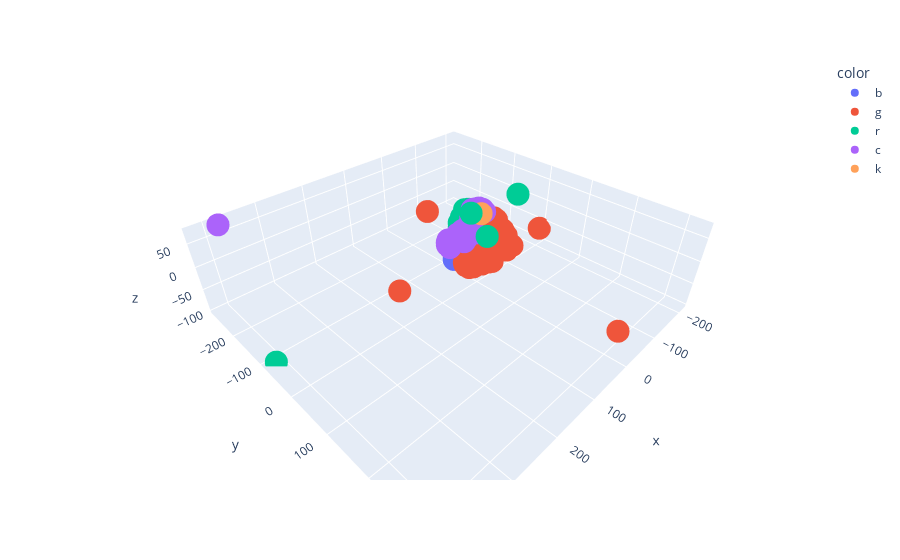

Notebook code cell kept with this figure:
### Code cell
# plot using tsne 
X_embedded  = TSNE(n_components=3, perplexity=10,random_state=24).fit_transform( X )
colors = np.array([x for x in 'bgrcmykbgrcmykbgrcmykbgrcmyk'])
fig = px.scatter_3d(x=X_embedded [:,0],y=X_embedded [:,1],z=X_embedded [:,2],color=colors[dbscan_clustering.labels_])
fig.show()
